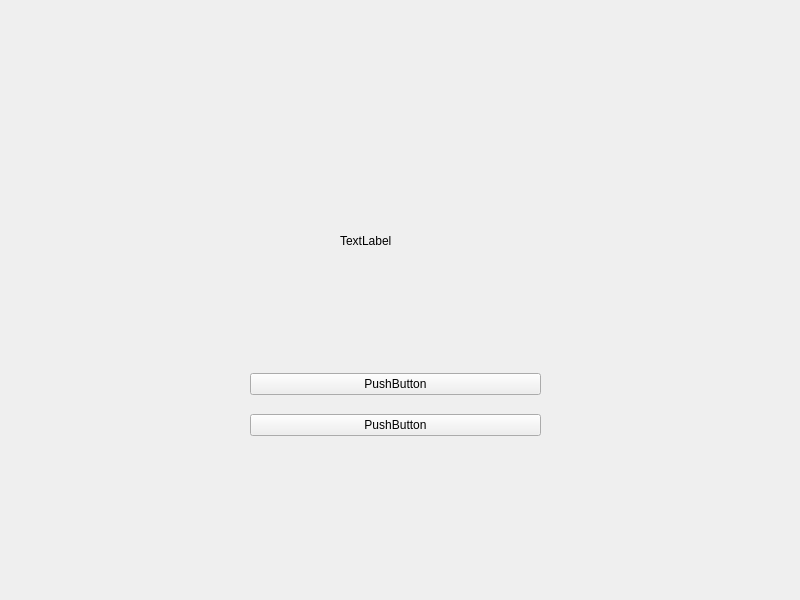
<?xml version="1.0" encoding="UTF-8"?>
<ui version="4.0">
 <class>MainWindow</class>
 <widget class="QMainWindow" name="MainWindow">
  <property name="geometry">
   <rect>
    <x>0</x>
    <y>0</y>
    <width>800</width>
    <height>600</height>
   </rect>
  </property>
  <property name="windowTitle">
   <string>MainWindow</string>
  </property>
  <widget class="QWidget" name="centralwidget">
   <widget class="QLabel" name="roleLabel">
    <property name="geometry">
     <rect>
      <x>340</x>
      <y>200</y>
      <width>101</width>
      <height>81</height>
     </rect>
    </property>
    <property name="text">
     <string>TextLabel</string>
    </property>
   </widget>
   <widget class="QWidget" name="">
    <property name="geometry">
     <rect>
      <x>250</x>
      <y>360</y>
      <width>291</width>
      <height>91</height>
     </rect>
    </property>
    <layout class="QVBoxLayout" name="verticalLayout">
     <item>
      <widget class="QPushButton" name="doctorBtn">
       <property name="text">
        <string>PushButton</string>
       </property>
      </widget>
     </item>
     <item>
      <widget class="QPushButton" name="adminBtn">
       <property name="text">
        <string>PushButton</string>
       </property>
      </widget>
     </item>
    </layout>
   </widget>
  </widget>
 </widget>
 <resources/>
 <connections/>
</ui>
